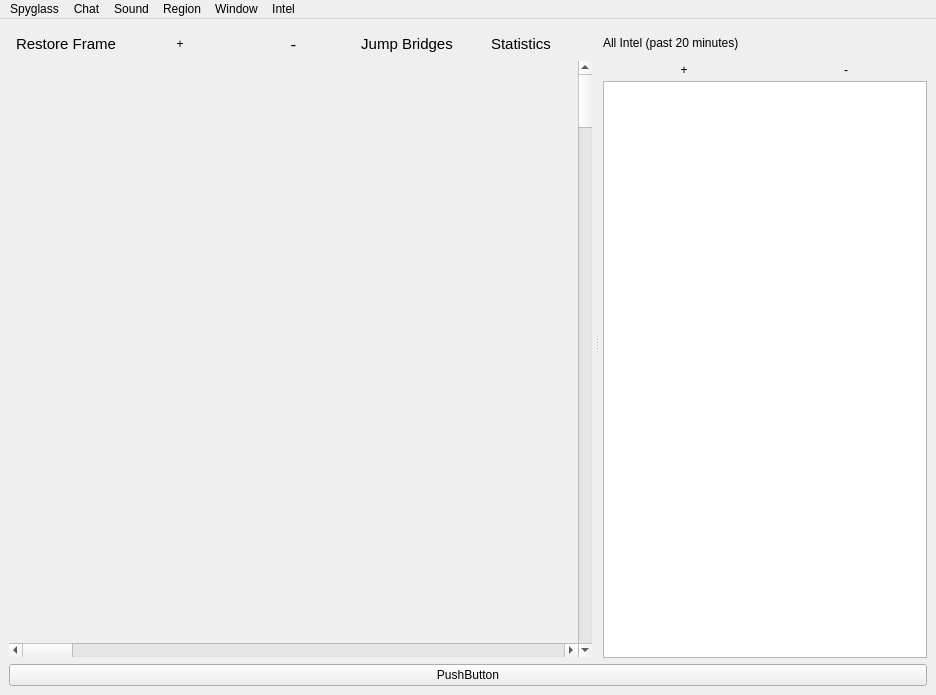
<?xml version="1.0" encoding="UTF-8"?>
<ui version="4.0">
 <class>MainWindow</class>
 <widget class="QMainWindow" name="MainWindow">
  <property name="geometry">
   <rect>
    <x>0</x>
    <y>0</y>
    <width>936</width>
    <height>695</height>
   </rect>
  </property>
  <property name="windowTitle">
   <string>Spyglass</string>
  </property>
  <property name="windowOpacity">
   <double>1.000000000000000</double>
  </property>
  <widget class="QWidget" name="centralwidget">
   <layout class="QGridLayout" name="gridLayout_2">
    <item row="0" column="0">
     <widget class="QSplitter" name="splitter">
      <property name="orientation">
       <enum>Qt::Horizontal</enum>
      </property>
      <property name="handleWidth">
       <number>10</number>
      </property>
      <widget class="QWidget" name="mapwidget" native="true">
       <layout class="QGridLayout" name="gridLayout">
        <property name="leftMargin">
         <number>0</number>
        </property>
        <property name="topMargin">
         <number>0</number>
        </property>
        <property name="rightMargin">
         <number>0</number>
        </property>
        <property name="bottomMargin">
         <number>1</number>
        </property>
        <property name="spacing">
         <number>0</number>
        </property>
        <item row="0" column="0">
         <widget class="QWidget" name="mapbuttonwidget" native="true">
          <property name="minimumSize">
           <size>
            <width>0</width>
            <height>24</height>
           </size>
          </property>
          <property name="baseSize">
           <size>
            <width>1024</width>
            <height>0</height>
           </size>
          </property>
          <layout class="QGridLayout" name="gridLayout_5">
           <property name="leftMargin">
            <number>0</number>
           </property>
           <property name="topMargin">
            <number>0</number>
           </property>
           <property name="rightMargin">
            <number>0</number>
           </property>
           <property name="bottomMargin">
            <number>0</number>
           </property>
           <property name="spacing">
            <number>0</number>
           </property>
           <item row="0" column="0">
            <layout class="QHBoxLayout" name="horizontalLayout_2">
             <property name="spacing">
              <number>0</number>
             </property>
             <property name="bottomMargin">
              <number>6</number>
             </property>
             <item>
              <widget class="QPushButton" name="frameButton">
               <property name="minimumSize">
                <size>
                 <width>0</width>
                 <height>27</height>
                </size>
               </property>
               <property name="maximumSize">
                <size>
                 <width>16777215</width>
                 <height>22</height>
                </size>
               </property>
               <property name="font">
                <font>
                 <pointsize>11</pointsize>
                </font>
               </property>
               <property name="focusPolicy">
                <enum>Qt::NoFocus</enum>
               </property>
               <property name="text">
                <string>Restore Frame</string>
               </property>
               <property name="flat">
                <bool>true</bool>
               </property>
              </widget>
             </item>
             <item>
              <widget class="QPushButton" name="zoomInButton">
               <property name="minimumSize">
                <size>
                 <width>0</width>
                 <height>27</height>
                </size>
               </property>
               <property name="maximumSize">
                <size>
                 <width>16777215</width>
                 <height>22</height>
                </size>
               </property>
               <property name="focusPolicy">
                <enum>Qt::NoFocus</enum>
               </property>
               <property name="text">
                <string>+</string>
               </property>
               <property name="flat">
                <bool>true</bool>
               </property>
              </widget>
             </item>
             <item>
              <widget class="QPushButton" name="zoomOutButton">
               <property name="minimumSize">
                <size>
                 <width>0</width>
                 <height>27</height>
                </size>
               </property>
               <property name="maximumSize">
                <size>
                 <width>16777215</width>
                 <height>22</height>
                </size>
               </property>
               <property name="font">
                <font>
                 <pointsize>13</pointsize>
                 <bold>false</bold>
                </font>
               </property>
               <property name="focusPolicy">
                <enum>Qt::NoFocus</enum>
               </property>
               <property name="text">
                <string>-</string>
               </property>
               <property name="flat">
                <bool>true</bool>
               </property>
              </widget>
             </item>
             <item>
              <widget class="QPushButton" name="jumpbridgesButton">
               <property name="minimumSize">
                <size>
                 <width>0</width>
                 <height>27</height>
                </size>
               </property>
               <property name="maximumSize">
                <size>
                 <width>16777215</width>
                 <height>22</height>
                </size>
               </property>
               <property name="font">
                <font>
                 <pointsize>11</pointsize>
                </font>
               </property>
               <property name="focusPolicy">
                <enum>Qt::NoFocus</enum>
               </property>
               <property name="text">
                <string>Jump Bridges</string>
               </property>
               <property name="checkable">
                <bool>true</bool>
               </property>
               <property name="checked">
                <bool>false</bool>
               </property>
               <property name="flat">
                <bool>true</bool>
               </property>
              </widget>
             </item>
             <item>
              <widget class="QPushButton" name="statisticsButton">
               <property name="minimumSize">
                <size>
                 <width>0</width>
                 <height>27</height>
                </size>
               </property>
               <property name="maximumSize">
                <size>
                 <width>16777215</width>
                 <height>22</height>
                </size>
               </property>
               <property name="font">
                <font>
                 <pointsize>11</pointsize>
                </font>
               </property>
               <property name="focusPolicy">
                <enum>Qt::NoFocus</enum>
               </property>
               <property name="text">
                <string>Statistics</string>
               </property>
               <property name="checkable">
                <bool>true</bool>
               </property>
               <property name="flat">
                <bool>true</bool>
               </property>
              </widget>
             </item>
            </layout>
           </item>
          </layout>
         </widget>
        </item>
        <item row="3" column="0">
         <widget class="QScrollBar" name="mapHorzScrollBar">
          <property name="orientation">
           <enum>Qt::Horizontal</enum>
          </property>
         </widget>
        </item>
        <item row="1" column="1" rowspan="3">
         <widget class="QScrollBar" name="mapVertScrollBar">
          <property name="orientation">
           <enum>Qt::Vertical</enum>
          </property>
         </widget>
        </item>
        <item row="2" column="0">
         <widget class="PanningWebView" name="mapView" native="true">
          <property name="enabled">
           <bool>true</bool>
          </property>
          <property name="sizePolicy">
           <sizepolicy hsizetype="Expanding" vsizetype="Expanding">
            <horstretch>0</horstretch>
            <verstretch>0</verstretch>
           </sizepolicy>
          </property>
          <property name="toolTipDuration">
           <number>1</number>
          </property>
          <property name="autoFillBackground">
           <bool>false</bool>
          </property>
         </widget>
        </item>
       </layout>
      </widget>
      <widget class="QWidget" name="chatbox" native="true">
       <layout class="QVBoxLayout" name="verticalLayout">
        <property name="spacing">
         <number>0</number>
        </property>
        <property name="leftMargin">
         <number>1</number>
        </property>
        <property name="topMargin">
         <number>0</number>
        </property>
        <property name="bottomMargin">
         <number>0</number>
        </property>
        <item>
         <widget class="QLabel" name="timeInfo">
          <property name="minimumSize">
           <size>
            <width>0</width>
            <height>26</height>
           </size>
          </property>
          <property name="maximumSize">
           <size>
            <width>16777215</width>
            <height>22</height>
           </size>
          </property>
          <property name="text">
           <string>All Intel (past 20 minutes)</string>
          </property>
         </widget>
        </item>
        <item>
         <layout class="QHBoxLayout" name="horizontalLayout">
          <item>
           <widget class="QPushButton" name="chatLargeButton">
            <property name="minimumSize">
             <size>
              <width>0</width>
              <height>27</height>
             </size>
            </property>
            <property name="maximumSize">
             <size>
              <width>16777215</width>
              <height>22</height>
             </size>
            </property>
            <property name="focusPolicy">
             <enum>Qt::NoFocus</enum>
            </property>
            <property name="text">
             <string>+</string>
            </property>
            <property name="flat">
             <bool>true</bool>
            </property>
           </widget>
          </item>
          <item>
           <widget class="QPushButton" name="chatSmallButton">
            <property name="minimumSize">
             <size>
              <width>0</width>
              <height>27</height>
             </size>
            </property>
            <property name="maximumSize">
             <size>
              <width>16777215</width>
              <height>22</height>
             </size>
            </property>
            <property name="focusPolicy">
             <enum>Qt::NoFocus</enum>
            </property>
            <property name="text">
             <string>-</string>
            </property>
            <property name="flat">
             <bool>true</bool>
            </property>
           </widget>
          </item>
         </layout>
        </item>
        <item>
         <widget class="QListWidget" name="chatListWidget">
          <property name="enabled">
           <bool>true</bool>
          </property>
          <property name="frameShadow">
           <enum>QFrame::Plain</enum>
          </property>
          <property name="horizontalScrollBarPolicy">
           <enum>Qt::ScrollBarAsNeeded</enum>
          </property>
          <property name="editTriggers">
           <set>QAbstractItemView::NoEditTriggers</set>
          </property>
          <property name="selectionMode">
           <enum>QAbstractItemView::NoSelection</enum>
          </property>
          <property name="horizontalScrollMode">
           <enum>QAbstractItemView::ScrollPerPixel</enum>
          </property>
          <property name="resizeMode">
           <enum>QListView::Adjust</enum>
          </property>
         </widget>
        </item>
       </layout>
      </widget>
     </widget>
    </item>
    <item row="1" column="0">
     <widget class="QPushButton" name="updateAvail">
      <property name="text">
       <string>PushButton</string>
      </property>
     </widget>
    </item>
   </layout>
  </widget>
  <widget class="QMenuBar" name="menubar">
   <property name="geometry">
    <rect>
     <x>0</x>
     <y>0</y>
     <width>936</width>
     <height>22</height>
    </rect>
   </property>
   <widget class="QMenu" name="menu">
    <property name="title">
     <string>Spyglass</string>
    </property>
    <addaction name="separator"/>
    <addaction name="infoAction"/>
    <addaction name="separator"/>
    <addaction name="quitAction"/>
   </widget>
   <widget class="QMenu" name="menuChat">
    <property name="title">
     <string>Chat</string>
    </property>
    <addaction name="showChatAction"/>
    <addaction name="showChatAvatarsAction"/>
    <addaction name="chooseChatRoomsAction"/>
    <addaction name="separator"/>
   </widget>
   <widget class="QMenu" name="menuSound">
    <property name="title">
     <string>Sound</string>
    </property>
    <addaction name="activateSoundAction"/>
    <addaction name="soundSetupAction"/>
    <addaction name="separator"/>
    <addaction name="useSpokenNotificationsAction"/>
   </widget>
   <widget class="QMenu" name="menuRegion">
    <property name="title">
     <string>Region</string>
    </property>
    <addaction name="catchRegionAction"/>
    <addaction name="providenceRegionAction"/>
    <addaction name="queriousRegionAction"/>
    <addaction name="separator"/>
    <addaction name="providenceCatchRegionAction"/>
    <addaction name="providenceCatchCompactRegionAction"/>
    <addaction name="separator"/>
    <addaction name="chooseRegionAction"/>
    <addaction name="actionAuto_switch"/>
    <addaction name="separator"/>
    <addaction name="jumpbridgeDataAction"/>
    <addaction name="separator"/>
    <addaction name="separator"/>
   </widget>
   <widget class="QMenu" name="menuWindow">
    <property name="title">
     <string>Window</string>
    </property>
    <widget class="QMenu" name="menuTransparency">
     <property name="title">
      <string>Transparency</string>
     </property>
    </widget>
    <widget class="QMenu" name="menuTheme">
     <property name="title">
      <string>Theme</string>
     </property>
    </widget>
    <addaction name="alwaysOnTopAction"/>
    <addaction name="actionInvertMouseWheel"/>
    <addaction name="framelessWindowAction"/>
    <addaction name="menuTransparency"/>
    <addaction name="separator"/>
    <addaction name="menuTheme"/>
   </widget>
   <widget class="QMenu" name="menuIntel">
    <property name="title">
     <string>Intel</string>
    </property>
    <widget class="QMenu" name="menuTime">
     <property name="title">
      <string>Time</string>
     </property>
     <addaction name="separator"/>
    </widget>
    <widget class="QMenu" name="menuChars">
     <property name="title">
      <string>Chars used</string>
     </property>
    </widget>
    <addaction name="menuChars"/>
    <addaction name="menuTime"/>
    <addaction name="clearIntelAction"/>
    <addaction name="autoRescanAction"/>
    <addaction name="rescanNowAction"/>
    <addaction name="separator"/>
   </widget>
   <addaction name="menu"/>
   <addaction name="menuChat"/>
   <addaction name="menuSound"/>
   <addaction name="menuRegion"/>
   <addaction name="menuWindow"/>
   <addaction name="menuIntel"/>
  </widget>
  <action name="infoAction">
   <property name="text">
    <string>Info</string>
   </property>
  </action>
  <action name="alwaysOnTopAction">
   <property name="checkable">
    <bool>true</bool>
   </property>
   <property name="checked">
    <bool>false</bool>
   </property>
   <property name="text">
    <string>Always On Top</string>
   </property>
  </action>
  <action name="opac100">
   <property name="text">
    <string>Opacity 100%</string>
   </property>
  </action>
  <action name="opac80">
   <property name="text">
    <string>Opacity 80%</string>
   </property>
  </action>
  <action name="opac60">
   <property name="text">
    <string>Opacity 60%</string>
   </property>
  </action>
  <action name="opac40">
   <property name="text">
    <string>Opacity 40%</string>
   </property>
  </action>
  <action name="opac20">
   <property name="text">
    <string>Opacity 20%</string>
   </property>
  </action>
  <action name="chooseChatRoomsAction">
   <property name="checkable">
    <bool>false</bool>
   </property>
   <property name="checked">
    <bool>false</bool>
   </property>
   <property name="text">
    <string>Choose Chatrooms...</string>
   </property>
  </action>
  <action name="showChatAvatarsAction">
   <property name="checkable">
    <bool>true</bool>
   </property>
   <property name="checked">
    <bool>true</bool>
   </property>
   <property name="text">
    <string>Show Chat Avatars</string>
   </property>
  </action>
  <action name="kosClipboardActiveAction">
   <property name="checkable">
    <bool>true</bool>
   </property>
   <property name="checked">
    <bool>false</bool>
   </property>
   <property name="text">
    <string>Auto KOS-Check Clipboard</string>
   </property>
   <property name="toolTip">
    <string>Activate Clipboard KOS-Check</string>
   </property>
  </action>
  <action name="showChatAction">
   <property name="checkable">
    <bool>true</bool>
   </property>
   <property name="checked">
    <bool>true</bool>
   </property>
   <property name="text">
    <string>Show Chat</string>
   </property>
  </action>
  <action name="activateSoundAction">
   <property name="checkable">
    <bool>true</bool>
   </property>
   <property name="checked">
    <bool>true</bool>
   </property>
   <property name="text">
    <string>Activate Sound</string>
   </property>
  </action>
  <action name="framelessWindowAction">
   <property name="checkable">
    <bool>true</bool>
   </property>
   <property name="text">
    <string>Frameless Main Window</string>
   </property>
   <property name="toolTip">
    <string>Frameless Main Window</string>
   </property>
  </action>
  <action name="quitAction">
   <property name="text">
    <string>Quit</string>
   </property>
  </action>
  <action name="chooseRegionAction">
   <property name="checkable">
    <bool>true</bool>
   </property>
   <property name="text">
    <string>Other Region...</string>
   </property>
  </action>
  <action name="soundSetupAction">
   <property name="text">
    <string>Sound Setup...</string>
   </property>
  </action>
  <action name="jumpbridgeDataAction">
   <property name="text">
    <string>Jumpbridge Data...</string>
   </property>
  </action>
  <action name="useSpokenNotificationsAction">
   <property name="checkable">
    <bool>true</bool>
   </property>
   <property name="text">
    <string>Spoken Notifications</string>
   </property>
   <property name="toolTip">
    <string>Spoken KOS results</string>
   </property>
  </action>
  <action name="autoScanIntelAction">
   <property name="checkable">
    <bool>true</bool>
   </property>
   <property name="checked">
    <bool>false</bool>
   </property>
   <property name="enabled">
    <bool>true</bool>
   </property>
   <property name="text">
    <string>Scan Intel For Requests</string>
   </property>
   <property name="toolTip">
    <string>When enabled, scans intel for xxx kos requests</string>
   </property>
   <property name="visible">
    <bool>true</bool>
   </property>
   <property name="iconVisibleInMenu">
    <bool>false</bool>
   </property>
  </action>
  <action name="actionAlway_On_Top">
   <property name="text">
    <string>Always On Top</string>
   </property>
  </action>
  <action name="actionFrameless">
   <property name="text">
    <string>Frameless</string>
   </property>
  </action>
  <action name="actionTransparency">
   <property name="text">
    <string>Transparency</string>
   </property>
  </action>
  <action name="providenceRegionAction">
   <property name="checkable">
    <bool>true</bool>
   </property>
   <property name="text">
    <string>Providence</string>
   </property>
   <property name="regionName" stdset="0">
    <string>providence</string>
   </property>
  </action>
  <action name="catchRegionAction">
   <property name="checkable">
    <bool>true</bool>
   </property>
   <property name="text">
    <string>Catch</string>
   </property>
   <property name="regionName" stdset="0">
    <string>catch</string>
   </property>
  </action>
  <action name="providenceCatchRegionAction">
   <property name="checkable">
    <bool>true</bool>
   </property>
   <property name="text">
    <string>Provi / Catch</string>
   </property>
   <property name="regionName" stdset="0">
    <string>providence-catch</string>
   </property>
  </action>
  <action name="providenceCatchCompactRegionAction">
   <property name="checkable">
    <bool>true</bool>
   </property>
   <property name="text">
    <string>Provi / Catch (compact)</string>
   </property>
   <property name="regionName" stdset="0">
    <string>providence-catch-compact</string>
   </property>
  </action>
  <action name="queriousRegionAction">
   <property name="checkable">
    <bool>true</bool>
   </property>
   <property name="text">
    <string>Querious</string>
   </property>
   <property name="regionName" stdset="0">
    <string>querious</string>
   </property>
  </action>
  <action name="actionDefault">
   <property name="text">
    <string>default</string>
   </property>
  </action>
  <action name="actionDarkstyle">
   <property name="text">
    <string>darkstyle</string>
   </property>
  </action>
  <action name="actionScan_on_Window_Change">
   <property name="text">
    <string>Scan on Window Change</string>
   </property>
  </action>
  <action name="autoRescanAction">
   <property name="checkable">
    <bool>true</bool>
   </property>
   <property name="checked">
    <bool>false</bool>
   </property>
   <property name="text">
    <string>Auto Rescan</string>
   </property>
   <property name="toolTip">
    <string>&lt;html&gt;&lt;head/&gt;&lt;body&gt;&lt;p&gt;Automatically Rescan Intel whenever the map reloads.&lt;/p&gt;&lt;/body&gt;&lt;/html&gt;</string>
   </property>
  </action>
  <action name="rescanNowAction">
   <property name="text">
    <string>Rescan Now</string>
   </property>
  </action>
  <action name="clearIntelAction">
   <property name="text">
    <string>Clear Intel</string>
   </property>
  </action>
  <action name="actionConnec">
   <property name="icon">
    <iconset>
     <normaloff>res/eve-sso-login-black-small.png</normaloff>res/eve-sso-login-black-small.png</iconset>
   </property>
   <property name="text">
    <string/>
   </property>
  </action>
  <action name="actionAuto_switch">
   <property name="checkable">
    <bool>true</bool>
   </property>
   <property name="text">
    <string>Auto  switch Region</string>
   </property>
  </action>
  <action name="action20_min">
   <property name="checkable">
    <bool>true</bool>
   </property>
   <property name="text">
    <string>20min</string>
   </property>
  </action>
  <action name="action40_min">
   <property name="checkable">
    <bool>true</bool>
   </property>
   <property name="text">
    <string>40 min</string>
   </property>
  </action>
  <action name="action60_min">
   <property name="checkable">
    <bool>true</bool>
   </property>
   <property name="text">
    <string>60 min</string>
   </property>
  </action>
  <action name="actionChars">
   <property name="text">
    <string>Chars</string>
   </property>
  </action>
  <action name="actionChars_2">
   <property name="text">
    <string>Chars</string>
   </property>
  </action>
  <action name="actionChar">
   <property name="text">
    <string>Char</string>
   </property>
  </action>
  <action name="actionsas">
   <property name="text">
    <string>sas</string>
   </property>
  </action>
  <action name="actionInvert_Mouse_Wheel">
   <property name="checkable">
    <bool>true</bool>
   </property>
   <property name="text">
    <string>Invert Mouse Wheel</string>
   </property>
  </action>
  <action name="actionInvertMouseWheel">
   <property name="checkable">
    <bool>true</bool>
   </property>
   <property name="text">
    <string>Invert Mouse Wheel</string>
   </property>
  </action>
 </widget>
 <customwidgets>
  <customwidget>
   <class>PanningWebView</class>
   <extends>QWidget</extends>
   <header>vi/PanningWebView</header>
   <container>1</container>
  </customwidget>
 </customwidgets>
 <resources/>
 <connections/>
</ui>
